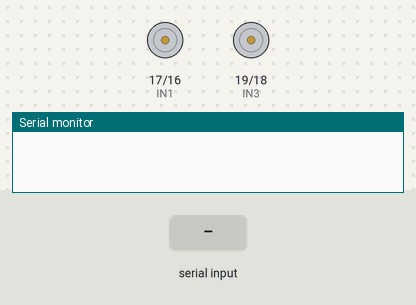
A sketch run on a simulated Arduino Uno, built with avr-gcc and run on an emulated ATmega328P. Parts: motor-driver pin pairs drawn as motors (green arrow = first pin HIGH = forward, orange = second pin HIGH = backward, longer = more drive, scaled by the enable pin), the last lines printed to the serial monitor. The test bench sets the inputs (shaded band).

Above: at 1.2 s.
1.3 s: "90,45,200\n" received over Serial
At 1.6 s:
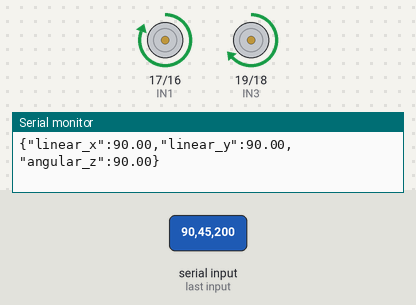
2.8 s: "30,150,10\n" received over Serial
At 4.0 s:
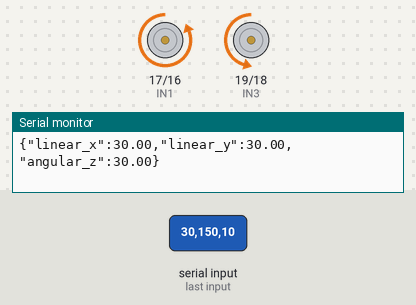
4.3 s: "5\n" received over Serial
At 5.1 s:
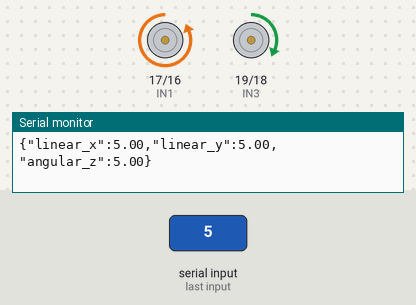
5.8 s: "200\n" received over Serial
At 6.3 s:
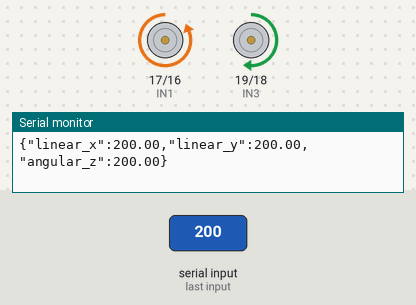
7.3 s: "1,90\n" received over Serial
At 8.6 s:
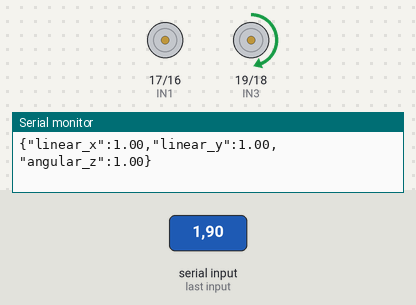
Timing chart, 0 to 9.8 s (numbered marks = the images above; inputs shaded):
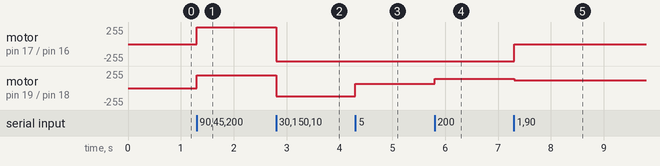

Measured:
- after the input at 1.3 s, motor on pin 17 (IN1) / pin 16 (IN2): stopped → forward 255/255 at once; motor on pin 19 (IN3) / pin 18 (IN4): stopped → forward 189/255 at once
- after the input at 2.8 s, motor on pin 17 (IN1) / pin 16 (IN2): forward 255/255 → backward 255/255 at once; motor on pin 19 (IN3) / pin 18 (IN4): forward 189/255 → backward 122/255 at once
- after the input at 4.3 s, motor on pin 19 (IN3) / pin 18 (IN4): backward 122/255 → forward 65/255 at once
- after the input at 5.8 s, motor on pin 19 (IN3) / pin 18 (IN4): forward 65/255 → forward 139/255 at once
- after the input at 7.3 s, motor on pin 17 (IN1) / pin 16 (IN2): backward 255/255 → stopped at once; motor on pin 19 (IN3) / pin 18 (IN4): forward 139/255 → forward 114/255 at once

The sketch:

Kinematics.ino
```cpp
#include <Arduino.h>
#include "Kinematics.h"

// Variables to store the received commands
float linear_vel_x = 0;
float linear_vel_y = 0;
float angular_vel_z = 0;
void parseCommand(String command);

#define MOTOR_MAX_RPM 90        // motor's maximum rpm
#define WHEEL_DIAMETER 0.06      // robot's wheel diameter expressed in meters
#define FR_WHEEL_DISTANCE 0.135   // distance between front wheel and rear wheel
#define LR_WHEEL_DISTANCE 0.115   // distance between left wheel and right wheel
#define PWM_BITS 8              // microcontroller's PWM pin resolution. Arduino Uno/Mega Teensy is using 8 bits(0-255)

Kinematics kinematics(MOTOR_MAX_RPM, WHEEL_DIAMETER, FR_WHEEL_DISTANCE, LR_WHEEL_DISTANCE, PWM_BITS);

// motor 1 settings
#define IN1 17
#define IN2 16
#define ENA 4 // this pin must be PWM enabled pin

// motor 2 settings
#define IN3 19
#define IN4 18
#define ENB 5 // this pin must be PWM enabled pin

void driveMotor(int speed, bool direction, int enPin, int inPin1, int inPin2) {
    digitalWrite(inPin1, direction);
    digitalWrite(inPin2, !direction);
    analogWrite(enPin, speed);
}

void stopMotor(int enPin, int inPin1, int inPin2) {
    digitalWrite(inPin1, LOW);
    digitalWrite(inPin2, LOW);
    analogWrite(enPin, 0);
    Serial.println("Stop motor");
}

void setup()
{
    // Initialize serial communication at 9600 baud rate
    Serial.begin(115200);

    // Setup motor a  (left or right side?)
    pinMode(ENA, OUTPUT);
    pinMode(IN1, OUTPUT);
    pinMode(IN2, OUTPUT);

    // Setup motor B
    pinMode(ENB, OUTPUT);
    pinMode(IN3, OUTPUT);
    pinMode(IN4, OUTPUT);
}

void loop()
{
    Kinematics::output rpm;
    Kinematics::output pwm;

    rpm = kinematics.getRPM(linear_vel_x, linear_vel_y, angular_vel_z);


    // Check if data is available on the serial port
    if (Serial.available() > 0)
    {
    // Read the incoming serial data
    String command = Serial.readStringUntil('\n');
    parseCommand(command);

    // Respond back with the received command in JSON format
    Serial.print("{\"linear_x\":");
    Serial.print(linear_vel_x);
    Serial.print(",\"linear_y\":");
    Serial.print(linear_vel_y);
    Serial.print(",\"angular_z\":");
    Serial.print(angular_vel_z);
    Serial.println("}");

    pwm = kinematics.getPWM(linear_vel_x, linear_vel_y, angular_vel_z);
    int speed_A = abs(pwm.motor1);
    int speed_B = abs(pwm.motor2);

    driveMotor(speed_A, rpm.motor1 >= 0, ENA, IN1, IN2);
    driveMotor(speed_B, rpm.motor2 >= 0, ENB, IN3, IN4);


    if (speed_A == 0) {
        stopMotor(ENA, IN1, IN2);
    } else {
        driveMotor(speed_A, rpm.motor1 >= 0, ENA, IN1, IN2);
    }

    if (speed_B == 0) {
        stopMotor(ENB, IN3, IN4);
    } else {
        driveMotor(speed_B, rpm.motor2 >= 0, ENB, IN3, IN4);

    Kinematics::velocities vel;
    }
  }
}

void parseCommand(String command)
{
  // Split the command string based on the delimiter ','
  int index1 = command.indexOf(',');
  int index2 = command.indexOf(',', index1 + 1);

  // Extract and convert the values from the command string
  String linear_x_str = command.substring(command.indexOf(':') + 1, index1);
  String linear_y_str = command.substring(command.indexOf(':', index1) + 1, index2);
  String angular_z_str = command.substring(command.indexOf(':', index2) + 1);

  // Convert strings to float
  linear_vel_x = linear_x_str.toFloat();
  linear_vel_y = linear_y_str.toFloat();
  angular_vel_z = angular_z_str.toFloat();
}
```

Kinematics.cpp
```cpp
#include "Arduino.h"
#include "Kinematics.h"

Kinematics::Kinematics(int motor_max_rpm, float wheel_diameter, float fr_wheels_dist, float lr_wheels_dist, int pwm_bits):
  circumference_(PI * wheel_diameter),
  max_rpm_(motor_max_rpm),
  fr_wheels_dist_(fr_wheels_dist),
  lr_wheels_dist_(lr_wheels_dist),
  pwm_res_ (pow(2, pwm_bits) - 1)
{
}

Kinematics::output Kinematics::getRPM(float linear_x, float linear_y, float angular_z)
{
  //convert m/s to m/min
  linear_vel_x_mins_ = linear_x * 60;
  linear_vel_y_mins_ = linear_y * 60;

  //convert rad/s to rad/min
  angular_vel_z_mins_ = angular_z * 60;

  //Vt = ω * radius
  tangential_vel_ = angular_vel_z_mins_ * lr_wheels_dist_;

  x_rpm_ = linear_vel_x_mins_ / circumference_;
  y_rpm_ = linear_vel_y_mins_ / circumference_;
  tan_rpm_ = tangential_vel_ / circumference_;

  Kinematics::output rpm;

  //calculate for the target motor RPM and direction
  //front-left motor
  rpm.motor1 = x_rpm_ - y_rpm_ - tan_rpm_;
  //rear-left motor
  rpm.motor3 = x_rpm_ + y_rpm_ - tan_rpm_;

  //front-right motor
  rpm.motor2 = x_rpm_ + y_rpm_ + tan_rpm_;
  //rear-right motor
  rpm.motor4 = x_rpm_ - y_rpm_ + tan_rpm_;

  return rpm;
}

Kinematics::output Kinematics::getPWM(float linear_x, float linear_y, float angular_z)
{
  Kinematics::output rpm;
  Kinematics::output pwm;

  rpm = getRPM(linear_x, linear_y, angular_z);

  //convert from RPM to PWM
  //front-left motor
  pwm.motor1 = rpmToPWM(rpm.motor1);
  //rear-left motor
  pwm.motor2 = rpmToPWM(rpm.motor2);

  //front-right motor
  pwm.motor3 = rpmToPWM(rpm.motor3);
  //rear-right motor
  pwm.motor4 = rpmToPWM(rpm.motor4);

  return pwm;
}

Kinematics::velocities Kinematics::getVelocities(int motor1, int motor2)
{
  Kinematics::velocities vel;

  float average_rpm_x = (float)(motor1 + motor2) / 2; // RPM
  //convert revolutions per minute to revolutions per second
  float average_rps_x = average_rpm_x / 60; // RPS
  vel.linear_x = (average_rps_x * circumference_); // m/s

  float average_rpm_a = (float)(motor2 - motor1) / 2;
  //convert revolutions per minute to revolutions per second
  float average_rps_a = average_rpm_a / 60;
  vel.angular_z =  (average_rps_a * circumference_) / (lr_wheels_dist_ / 2);

  return vel;
}

Kinematics::velocities Kinematics::getVelocities(int motor1, int motor2, int motor3, int motor4)
{
  Kinematics::velocities vel;

  float average_rpm_x = (float)(motor1 + motor2 + motor3 + motor4) / 4; // RPM
  //convert revolutions per minute to revolutions per second
  float average_rps_x = average_rpm_x / 60; // RPS
  vel.linear_x = (average_rps_x * circumference_); // m/s

  float average_rpm_y = (float)(-motor1 + motor2 + motor3 - motor4) / 4; // RPM
  //convert revolutions per minute in y axis to revolutions per second
  float average_rps_y = average_rpm_y / 60; // RPS
  vel.linear_y = (average_rps_y * circumference_); // m/s

  float average_rpm_a = (float)(-motor1 + motor2 - motor3 + motor4) / 4;
  //convert revolutions per minute to revolutions per second
  float average_rps_a = average_rpm_a / 60;
  vel.angular_z =  (average_rps_a * circumference_) / ((fr_wheels_dist_ / 2) + (lr_wheels_dist_ / 2));

  return vel;
}

int Kinematics::rpmToPWM(int rpm)
{
  //remap scale of target RPM vs MAX_RPM to PWM
  return (((float) rpm / (float) max_rpm_) * pwm_res_);
}
```

Kinematics.h
```cpp
#ifndef KINEMATICS_H
#define KINEMATICS_H

#include "Arduino.h"

class Kinematics
{
  public:
    struct output
    {
      int motor1;
      int motor2;
      int motor3;
      int motor4;
    };
    struct velocities
    {
      float linear_x;
      float linear_y;
      float angular_z;
    };
    Kinematics(int motor_max_rpm, float wheel_diameter, float fr_wheels_dist, float lr_wheels_dist, int pwm_bits);
    velocities getVelocities(int motor1, int motor2);
    velocities getVelocities(int motor1, int motor2, int motor3, int motor4);
    output getRPM(float linear_x, float linear_y, float angular_z);
    output getPWM(float linear_x, float linear_y, float angular_z);
    int rpmToPWM(int rpm);

  private:
    float linear_vel_x_mins_;
    float linear_vel_y_mins_;
    float angular_vel_z_mins_;
    float circumference_;
    float tangential_vel_;
    float x_rpm_;
    float y_rpm_;
    float tan_rpm_;
    int max_rpm_;
    float fr_wheels_dist_;
    float lr_wheels_dist_;
    float pwm_res_;
};

#endif
```
